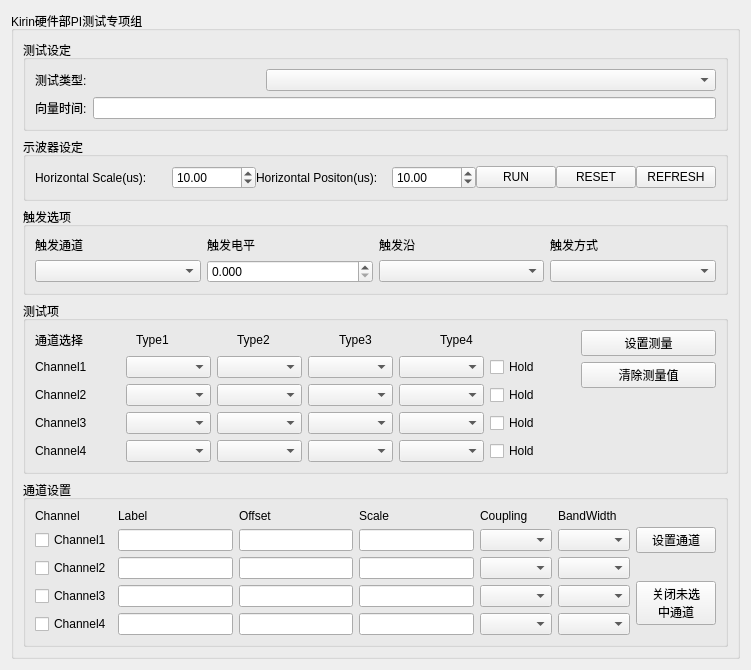
<?xml version="1.0" encoding="UTF-8"?>
<ui version="4.0">
 <class>InstrumentWidget</class>
 <widget class="QWidget" name="InstrumentWidget">
  <property name="geometry">
   <rect>
    <x>0</x>
    <y>0</y>
    <width>751</width>
    <height>637</height>
   </rect>
  </property>
  <property name="windowTitle">
   <string>Form</string>
  </property>
  <layout class="QVBoxLayout" name="verticalLayout_5">
   <item>
    <widget class="QGroupBox" name="groupBox_ctrl_2">
     <property name="title">
      <string>Kirin硬件部PI测试专项组</string>
     </property>
     <layout class="QVBoxLayout" name="verticalLayout_4">
      <item>
       <layout class="QVBoxLayout" name="verticalLayout_2">
        <item>
         <widget class="QGroupBox" name="groupBox_2">
          <property name="title">
           <string>测试设定</string>
          </property>
          <layout class="QVBoxLayout" name="verticalLayout_10">
           <item>
            <layout class="QVBoxLayout" name="verticalLayout_3">
             <item>
              <layout class="QGridLayout" name="gridLayout_9" columnstretch="1,2">
               <item row="0" column="0">
                <widget class="QLabel" name="label_44">
                 <property name="text">
                  <string>测试类型:</string>
                 </property>
                </widget>
               </item>
               <item row="0" column="1">
                <widget class="QComboBox" name="comboBox_Slect_Model"/>
               </item>
              </layout>
             </item>
             <item>
              <layout class="QHBoxLayout" name="horizontalLayout_19">
               <item>
                <widget class="QLabel" name="label_53">
                 <property name="text">
                  <string>向量时间:</string>
                 </property>
                </widget>
               </item>
               <item>
                <widget class="QLineEdit" name="lineEdit_vec_time"/>
               </item>
              </layout>
             </item>
            </layout>
           </item>
          </layout>
         </widget>
        </item>
        <item>
         <widget class="QGroupBox" name="groupBox">
          <property name="title">
           <string>示波器设定</string>
          </property>
          <layout class="QHBoxLayout" name="horizontalLayout_9">
           <item>
            <layout class="QHBoxLayout" name="horizontalLayout_extra_2" stretch="2,1,2,1,1,1,1">
             <property name="spacing">
              <number>0</number>
             </property>
             <property name="leftMargin">
              <number>0</number>
             </property>
             <item>
              <widget class="QLabel" name="label_20">
               <property name="text">
                <string>Horizontal Scale(us):</string>
               </property>
              </widget>
             </item>
             <item>
              <widget class="QDoubleSpinBox" name="doubleSpinBox_horizontalScale">
               <property name="decimals">
                <number>2</number>
               </property>
               <property name="maximum">
                <double>100000000.000000000000000</double>
               </property>
               <property name="value">
                <double>10.000000000000000</double>
               </property>
              </widget>
             </item>
             <item>
              <widget class="QLabel" name="label_43">
               <property name="text">
                <string>Horizontal Positon(us):</string>
               </property>
              </widget>
             </item>
             <item>
              <widget class="QDoubleSpinBox" name="doubleSpinBox_horizontalPosition">
               <property name="decimals">
                <number>2</number>
               </property>
               <property name="maximum">
                <double>100000000.000000000000000</double>
               </property>
               <property name="value">
                <double>10.000000000000000</double>
               </property>
              </widget>
             </item>
             <item>
              <widget class="QPushButton" name="pushButton_refresh_remote_desktop_2">
               <property name="text">
                <string>RUN</string>
               </property>
              </widget>
             </item>
             <item>
              <widget class="QPushButton" name="pushButton_refresh_remote_desktop_3">
               <property name="text">
                <string>RESET</string>
               </property>
              </widget>
             </item>
             <item>
              <widget class="QPushButton" name="pushButton_refresh_remote_desktop">
               <property name="text">
                <string>REFRESH</string>
               </property>
              </widget>
             </item>
            </layout>
           </item>
          </layout>
         </widget>
        </item>
        <item>
         <widget class="QGroupBox" name="groupBox_trigger_2">
          <property name="title">
           <string>触发选项</string>
          </property>
          <layout class="QHBoxLayout" name="horizontalLayout_10">
           <item>
            <layout class="QGridLayout" name="gridLayout_4">
             <item row="0" column="0">
              <widget class="QLabel" name="label_27">
               <property name="text">
                <string>触发通道</string>
               </property>
              </widget>
             </item>
             <item row="0" column="1">
              <widget class="QLabel" name="label_28">
               <property name="text">
                <string>触发电平</string>
               </property>
              </widget>
             </item>
             <item row="0" column="2">
              <widget class="QLabel" name="label_29">
               <property name="text">
                <string>触发沿</string>
               </property>
              </widget>
             </item>
             <item row="0" column="3">
              <widget class="QLabel" name="label_30">
               <property name="text">
                <string>触发方式</string>
               </property>
              </widget>
             </item>
             <item row="1" column="0">
              <widget class="QComboBox" name="comboBox_trigger_channel"/>
             </item>
             <item row="1" column="2">
              <widget class="QComboBox" name="comboBox_trigger_edge"/>
             </item>
             <item row="1" column="3">
              <widget class="QComboBox" name="comboBox_trigger_mode"/>
             </item>
             <item row="1" column="1">
              <widget class="QDoubleSpinBox" name="doubleSpinBox_trigger_level">
               <property name="decimals">
                <number>3</number>
               </property>
               <property name="maximum">
                <double>99.998999999999995</double>
               </property>
              </widget>
             </item>
            </layout>
           </item>
          </layout>
         </widget>
        </item>
        <item>
         <widget class="QGroupBox" name="groupBox_measure_2">
          <property name="title">
           <string>测试项</string>
          </property>
          <layout class="QHBoxLayout" name="horizontalLayout_8">
           <item>
            <layout class="QHBoxLayout" name="horizontalLayout_7" stretch="4,1">
             <item>
              <layout class="QVBoxLayout" name="verticalLayout">
               <item>
                <layout class="QHBoxLayout" name="horizontalLayout">
                 <item>
                  <widget class="QLabel" name="label_31">
                   <property name="text">
                    <string>通道选择</string>
                   </property>
                  </widget>
                 </item>
                 <item>
                  <widget class="QLabel" name="label_32">
                   <property name="text">
                    <string>Type1</string>
                   </property>
                  </widget>
                 </item>
                 <item>
                  <widget class="QLabel" name="label_33">
                   <property name="text">
                    <string>Type2</string>
                   </property>
                  </widget>
                 </item>
                 <item>
                  <widget class="QLabel" name="label_34">
                   <property name="text">
                    <string>Type3</string>
                   </property>
                  </widget>
                 </item>
                 <item>
                  <widget class="QLabel" name="label_35">
                   <property name="text">
                    <string>Type4</string>
                   </property>
                  </widget>
                 </item>
                 <item>
                  <spacer name="horizontalSpacer">
                   <property name="orientation">
                    <enum>Qt::Horizontal</enum>
                   </property>
                   <property name="sizeType">
                    <enum>QSizePolicy::Fixed</enum>
                   </property>
                   <property name="sizeHint" stdset="0">
                    <size>
                     <width>40</width>
                     <height>20</height>
                    </size>
                   </property>
                  </spacer>
                 </item>
                </layout>
               </item>
               <item>
                <layout class="QHBoxLayout" name="horizontalLayout_2">
                 <item>
                  <widget class="QLabel" name="label">
                   <property name="text">
                    <string>Channel1</string>
                   </property>
                  </widget>
                 </item>
                 <item>
                  <widget class="QComboBox" name="comboBox_ch1_measure_type1"/>
                 </item>
                 <item>
                  <widget class="QComboBox" name="comboBox_ch1_measure_type2"/>
                 </item>
                 <item>
                  <widget class="QComboBox" name="comboBox_ch1_measure_type3"/>
                 </item>
                 <item>
                  <widget class="QComboBox" name="comboBox_ch1_measure_type4"/>
                 </item>
                 <item>
                  <widget class="QCheckBox" name="checkBox_ch1_measure_hold">
                   <property name="text">
                    <string>Hold</string>
                   </property>
                  </widget>
                 </item>
                </layout>
               </item>
               <item>
                <layout class="QHBoxLayout" name="horizontalLayout_4">
                 <item>
                  <widget class="QLabel" name="label_2">
                   <property name="text">
                    <string>Channel2</string>
                   </property>
                  </widget>
                 </item>
                 <item>
                  <widget class="QComboBox" name="comboBox_ch2_measure_type1"/>
                 </item>
                 <item>
                  <widget class="QComboBox" name="comboBox_ch2_measure_type2"/>
                 </item>
                 <item>
                  <widget class="QComboBox" name="comboBox_ch2_measure_type3"/>
                 </item>
                 <item>
                  <widget class="QComboBox" name="comboBox_ch2_measure_type4"/>
                 </item>
                 <item>
                  <widget class="QCheckBox" name="checkBox_ch2_measure_hold">
                   <property name="text">
                    <string>Hold</string>
                   </property>
                  </widget>
                 </item>
                </layout>
               </item>
               <item>
                <layout class="QHBoxLayout" name="horizontalLayout_5">
                 <item>
                  <widget class="QLabel" name="label_3">
                   <property name="text">
                    <string>Channel3</string>
                   </property>
                  </widget>
                 </item>
                 <item>
                  <widget class="QComboBox" name="comboBox_ch3_measure_type1"/>
                 </item>
                 <item>
                  <widget class="QComboBox" name="comboBox_ch3_measure_type2"/>
                 </item>
                 <item>
                  <widget class="QComboBox" name="comboBox_ch3_measure_type3"/>
                 </item>
                 <item>
                  <widget class="QComboBox" name="comboBox_ch3_measure_type4"/>
                 </item>
                 <item>
                  <widget class="QCheckBox" name="checkBox_ch3_measure_hold">
                   <property name="text">
                    <string>Hold</string>
                   </property>
                  </widget>
                 </item>
                </layout>
               </item>
               <item>
                <layout class="QHBoxLayout" name="horizontalLayout_6">
                 <item>
                  <widget class="QLabel" name="label_4">
                   <property name="text">
                    <string>Channel4</string>
                   </property>
                  </widget>
                 </item>
                 <item>
                  <widget class="QComboBox" name="comboBox_ch4_measure_type1"/>
                 </item>
                 <item>
                  <widget class="QComboBox" name="comboBox_ch4_measure_type2"/>
                 </item>
                 <item>
                  <widget class="QComboBox" name="comboBox_ch4_measure_type3"/>
                 </item>
                 <item>
                  <widget class="QComboBox" name="comboBox_ch4_measure_type4"/>
                 </item>
                 <item>
                  <widget class="QCheckBox" name="checkBox_ch4_measure_hold">
                   <property name="text">
                    <string>Hold</string>
                   </property>
                  </widget>
                 </item>
                </layout>
               </item>
              </layout>
             </item>
             <item>
              <layout class="QVBoxLayout" name="verticalLayout_8">
               <item>
                <widget class="QPushButton" name="pushButton_set_measure_2">
                 <property name="text">
                  <string>设置测量</string>
                 </property>
                </widget>
               </item>
               <item>
                <widget class="QPushButton" name="pushButton_clear_measure_2">
                 <property name="text">
                  <string>清除测量值</string>
                 </property>
                </widget>
               </item>
               <item>
                <spacer name="verticalSpacer">
                 <property name="orientation">
                  <enum>Qt::Vertical</enum>
                 </property>
                 <property name="sizeHint" stdset="0">
                  <size>
                   <width>20</width>
                   <height>40</height>
                  </size>
                 </property>
                </spacer>
               </item>
              </layout>
             </item>
            </layout>
           </item>
          </layout>
         </widget>
        </item>
        <item>
         <widget class="QGroupBox" name="groupBox_channel_set_2">
          <property name="title">
           <string>通道设置</string>
          </property>
          <layout class="QHBoxLayout" name="horizontalLayout_3">
           <item>
            <layout class="QGridLayout" name="gridLayout_channel_2">
             <item row="0" column="0">
              <widget class="QLabel" name="label_21">
               <property name="text">
                <string>Channel</string>
               </property>
              </widget>
             </item>
             <item row="0" column="1">
              <widget class="QLabel" name="label_22">
               <property name="text">
                <string>Label</string>
               </property>
              </widget>
             </item>
             <item row="0" column="2">
              <widget class="QLabel" name="label_23">
               <property name="text">
                <string>Offset</string>
               </property>
              </widget>
             </item>
             <item row="0" column="3">
              <widget class="QLabel" name="label_24">
               <property name="text">
                <string>Scale</string>
               </property>
              </widget>
             </item>
             <item row="0" column="4">
              <widget class="QLabel" name="label_25">
               <property name="text">
                <string>Coupling</string>
               </property>
              </widget>
             </item>
             <item row="0" column="5">
              <widget class="QLabel" name="label_26">
               <property name="text">
                <string>BandWidth</string>
               </property>
              </widget>
             </item>
             <item row="1" column="0">
              <widget class="QCheckBox" name="checkBox_channel1">
               <property name="text">
                <string>Channel1</string>
               </property>
              </widget>
             </item>
             <item row="1" column="1">
              <widget class="QLineEdit" name="lineEdit_channel1_label"/>
             </item>
             <item row="1" column="2">
              <widget class="QLineEdit" name="lineEdit_channel1_offset"/>
             </item>
             <item row="1" column="3">
              <widget class="QLineEdit" name="lineEdit_channel1_scale"/>
             </item>
             <item row="1" column="4">
              <widget class="QComboBox" name="comboBox_channel1_coupling"/>
             </item>
             <item row="1" column="5">
              <widget class="QComboBox" name="comboBox_channel1_bandwidth"/>
             </item>
             <item row="2" column="0">
              <widget class="QCheckBox" name="checkBox_channel2">
               <property name="text">
                <string>Channel2</string>
               </property>
              </widget>
             </item>
             <item row="2" column="1">
              <widget class="QLineEdit" name="lineEdit_channel2_label"/>
             </item>
             <item row="2" column="2">
              <widget class="QLineEdit" name="lineEdit_channel2_offset"/>
             </item>
             <item row="2" column="3">
              <widget class="QLineEdit" name="lineEdit_channel2_scale"/>
             </item>
             <item row="2" column="4">
              <widget class="QComboBox" name="comboBox_channel2_coupling"/>
             </item>
             <item row="2" column="5">
              <widget class="QComboBox" name="comboBox_channel2_bandwidth"/>
             </item>
             <item row="3" column="0">
              <widget class="QCheckBox" name="checkBox_channel3">
               <property name="text">
                <string>Channel3</string>
               </property>
              </widget>
             </item>
             <item row="3" column="1">
              <widget class="QLineEdit" name="lineEdit_channel3_label"/>
             </item>
             <item row="3" column="2">
              <widget class="QLineEdit" name="lineEdit_channel3_offset"/>
             </item>
             <item row="3" column="3">
              <widget class="QLineEdit" name="lineEdit_channel3_scale"/>
             </item>
             <item row="3" column="4">
              <widget class="QComboBox" name="comboBox_channel3_coupling"/>
             </item>
             <item row="3" column="5">
              <widget class="QComboBox" name="comboBox_channel3_bandwidth"/>
             </item>
             <item row="4" column="0">
              <widget class="QCheckBox" name="checkBox_channel4">
               <property name="text">
                <string>Channel4</string>
               </property>
              </widget>
             </item>
             <item row="4" column="1">
              <widget class="QLineEdit" name="lineEdit_channel4_label"/>
             </item>
             <item row="4" column="2">
              <widget class="QLineEdit" name="lineEdit_channel4_offset"/>
             </item>
             <item row="4" column="3">
              <widget class="QLineEdit" name="lineEdit_channel4_scale"/>
             </item>
             <item row="4" column="4">
              <widget class="QComboBox" name="comboBox_channel4_coupling"/>
             </item>
             <item row="4" column="5">
              <widget class="QComboBox" name="comboBox_channel4_bandwidth"/>
             </item>
            </layout>
           </item>
           <item>
            <layout class="QVBoxLayout" name="verticalLayout_6" stretch="0,0">
             <property name="spacing">
              <number>20</number>
             </property>
             <property name="topMargin">
              <number>10</number>
             </property>
             <item>
              <widget class="QPushButton" name="pushButton_set_channel_2">
               <property name="text">
                <string>设置通道</string>
               </property>
              </widget>
             </item>
             <item>
              <widget class="QPushButton" name="pushButton_close_notsel_channel_2">
               <property name="autoFillBackground">
                <bool>false</bool>
               </property>
               <property name="text">
                <string>关闭未选
中通道</string>
               </property>
              </widget>
             </item>
            </layout>
           </item>
          </layout>
         </widget>
        </item>
       </layout>
      </item>
     </layout>
    </widget>
   </item>
  </layout>
 </widget>
 <resources/>
 <connections/>
</ui>
